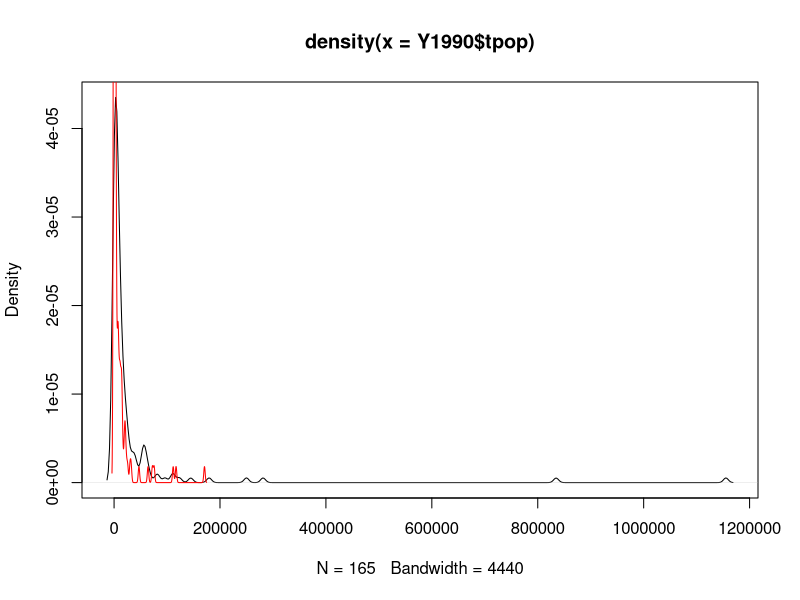

Here is the R script that generated this plot:
## ---- chunk 1
knitr::opts_chunk$set(echo = TRUE)
## ---- chunk 2
library(haven)
CofWar <- read_dta("Data/NMC_5_0.dta")
View(CofWar)

Y1990<-subset(CofWar, year=="1990")
Y1990

population<-density(Y1990$tpop)
urban<-density(Y1990$upop)
plot(population)
lines(urban, col="red")
